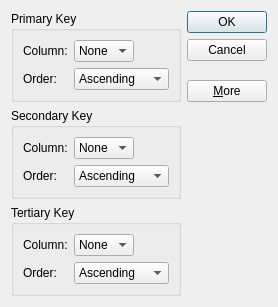
<?xml version="1.0" encoding="UTF-8"?>
<ui version="4.0">
 <class>SortDialog</class>
 <widget class="QDialog" name="SortDialog">
  <property name="geometry">
   <rect>
    <x>0</x>
    <y>0</y>
    <width>236</width>
    <height>262</height>
   </rect>
  </property>
  <property name="windowTitle">
   <string>Sort</string>
  </property>
  <layout class="QGridLayout" name="gridLayout_4">
   <item row="2" column="0">
    <widget class="QGroupBox" name="SecondarygroupBox">
     <property name="title">
      <string>Secondary Key</string>
     </property>
     <layout class="QGridLayout" name="gridLayout_2">
      <item row="0" column="1">
       <widget class="QComboBox" name="SecondarycomboBox">
        <item>
         <property name="text">
          <string>None</string>
         </property>
        </item>
       </widget>
      </item>
      <item row="1" column="1" colspan="2">
       <widget class="QComboBox" name="SecondaryorderBox">
        <item>
         <property name="text">
          <string>Ascending</string>
         </property>
        </item>
        <item>
         <property name="text">
          <string>Descending</string>
         </property>
        </item>
       </widget>
      </item>
      <item row="0" column="2">
       <spacer name="horizontalSpacer_2">
        <property name="orientation">
         <enum>Qt::Horizontal</enum>
        </property>
        <property name="sizeHint" stdset="0">
         <size>
          <width>37</width>
          <height>20</height>
         </size>
        </property>
       </spacer>
      </item>
      <item row="1" column="0">
       <widget class="QLabel" name="label_4">
        <property name="text">
         <string>Order:</string>
        </property>
       </widget>
      </item>
      <item row="0" column="0">
       <widget class="QLabel" name="label_3">
        <property name="text">
         <string>Column:</string>
        </property>
       </widget>
      </item>
     </layout>
    </widget>
   </item>
   <item row="0" column="0">
    <widget class="QGroupBox" name="PrimarygroupBox">
     <property name="title">
      <string>Primary Key</string>
     </property>
     <layout class="QGridLayout" name="gridLayout">
      <item row="0" column="0">
       <widget class="QLabel" name="label">
        <property name="text">
         <string>Column:</string>
        </property>
       </widget>
      </item>
      <item row="1" column="0">
       <widget class="QLabel" name="label_2">
        <property name="text">
         <string>Order:</string>
        </property>
       </widget>
      </item>
      <item row="0" column="2">
       <spacer name="horizontalSpacer">
        <property name="orientation">
         <enum>Qt::Horizontal</enum>
        </property>
        <property name="sizeHint" stdset="0">
         <size>
          <width>34</width>
          <height>20</height>
         </size>
        </property>
       </spacer>
      </item>
      <item row="1" column="1" colspan="2">
       <widget class="QComboBox" name="PrimaryorderBox">
        <item>
         <property name="text">
          <string>Ascending</string>
         </property>
        </item>
        <item>
         <property name="text">
          <string>Descending</string>
         </property>
        </item>
       </widget>
      </item>
      <item row="0" column="1">
       <widget class="QComboBox" name="PrimarycomboBox">
        <item>
         <property name="text">
          <string>None</string>
         </property>
        </item>
       </widget>
      </item>
     </layout>
    </widget>
   </item>
   <item row="3" column="0">
    <widget class="QGroupBox" name="TertiarygroupBox">
     <property name="title">
      <string>Tertiary Key</string>
     </property>
     <layout class="QGridLayout" name="gridLayout_3">
      <item row="0" column="0">
       <widget class="QLabel" name="label_5">
        <property name="text">
         <string>Column:</string>
        </property>
       </widget>
      </item>
      <item row="0" column="1">
       <widget class="QComboBox" name="TertiarycomboBox">
        <item>
         <property name="text">
          <string>None</string>
         </property>
        </item>
       </widget>
      </item>
      <item row="0" column="2">
       <spacer name="horizontalSpacer_3">
        <property name="orientation">
         <enum>Qt::Horizontal</enum>
        </property>
        <property name="sizeHint" stdset="0">
         <size>
          <width>37</width>
          <height>20</height>
         </size>
        </property>
       </spacer>
      </item>
      <item row="1" column="0">
       <widget class="QLabel" name="label_6">
        <property name="text">
         <string>Order:</string>
        </property>
       </widget>
      </item>
      <item row="1" column="1" colspan="2">
       <widget class="QComboBox" name="TertiaryorderBox">
        <item>
         <property name="text">
          <string>Ascending</string>
         </property>
        </item>
        <item>
         <property name="text">
          <string>Descending</string>
         </property>
        </item>
       </widget>
      </item>
     </layout>
    </widget>
   </item>
   <item row="1" column="0">
    <spacer name="verticalSpacer_2">
     <property name="orientation">
      <enum>Qt::Vertical</enum>
     </property>
     <property name="sizeHint" stdset="0">
      <size>
       <width>20</width>
       <height>0</height>
      </size>
     </property>
    </spacer>
   </item>
   <item row="0" column="1">
    <layout class="QVBoxLayout" name="verticalLayout">
     <item>
      <widget class="QPushButton" name="okButton">
       <property name="text">
        <string>OK</string>
       </property>
       <property name="default">
        <bool>true</bool>
       </property>
      </widget>
     </item>
     <item>
      <widget class="QPushButton" name="cancelButton">
       <property name="text">
        <string>Cancel</string>
       </property>
      </widget>
     </item>
     <item>
      <spacer name="verticalSpacer">
       <property name="orientation">
        <enum>Qt::Vertical</enum>
       </property>
       <property name="sizeHint" stdset="0">
        <size>
         <width>20</width>
         <height>0</height>
        </size>
       </property>
      </spacer>
     </item>
     <item>
      <widget class="QPushButton" name="moreButton">
       <property name="text">
        <string>&amp;More</string>
       </property>
       <property name="checkable">
        <bool>true</bool>
       </property>
      </widget>
     </item>
    </layout>
   </item>
  </layout>
 </widget>
 <resources/>
 <connections>
  <connection>
   <sender>okButton</sender>
   <signal>clicked()</signal>
   <receiver>SortDialog</receiver>
   <slot>accept()</slot>
   <hints>
    <hint type="sourcelabel">
     <x>186</x>
     <y>12</y>
    </hint>
    <hint type="destinationlabel">
     <x>184</x>
     <y>133</y>
    </hint>
   </hints>
  </connection>
  <connection>
   <sender>cancelButton</sender>
   <signal>clicked()</signal>
   <receiver>SortDialog</receiver>
   <slot>reject()</slot>
   <hints>
    <hint type="sourcelabel">
     <x>194</x>
     <y>36</y>
    </hint>
    <hint type="destinationlabel">
     <x>212</x>
     <y>159</y>
    </hint>
   </hints>
  </connection>
  <connection>
   <sender>moreButton</sender>
   <signal>toggled(bool)</signal>
   <receiver>SecondarygroupBox</receiver>
   <slot>setVisible(bool)</slot>
   <hints>
    <hint type="sourcelabel">
     <x>173</x>
     <y>77</y>
    </hint>
    <hint type="destinationlabel">
     <x>134</x>
     <y>103</y>
    </hint>
   </hints>
  </connection>
  <connection>
   <sender>moreButton</sender>
   <signal>toggled(bool)</signal>
   <receiver>TertiarygroupBox</receiver>
   <slot>setVisible(bool)</slot>
   <hints>
    <hint type="sourcelabel">
     <x>185</x>
     <y>78</y>
    </hint>
    <hint type="destinationlabel">
     <x>142</x>
     <y>211</y>
    </hint>
   </hints>
  </connection>
 </connections>
</ui>
